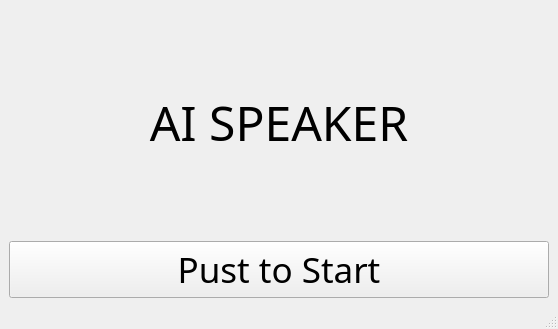
<?xml version="1.0" encoding="UTF-8"?>
<ui version="4.0">
 <class>MainWindow</class>
 <widget class="QMainWindow" name="MainWindow">
  <property name="geometry">
   <rect>
    <x>0</x>
    <y>0</y>
    <width>558</width>
    <height>329</height>
   </rect>
  </property>
  <property name="windowTitle">
   <string>MainWindow</string>
  </property>
  <widget class="QWidget" name="centralwidget">
   <layout class="QVBoxLayout" name="verticalLayout">
    <item>
     <widget class="QLabel" name="label">
      <property name="font">
       <font>
        <family>Adobe Arabic</family>
        <pointsize>36</pointsize>
       </font>
      </property>
      <property name="frameShadow">
       <enum>QFrame::Plain</enum>
      </property>
      <property name="text">
       <string>AI SPEAKER</string>
      </property>
      <property name="alignment">
       <set>Qt::AlignCenter</set>
      </property>
     </widget>
    </item>
    <item>
     <widget class="QPushButton" name="start_button">
      <property name="font">
       <font>
        <family>Adobe Arabic</family>
        <pointsize>26</pointsize>
       </font>
      </property>
      <property name="text">
       <string>Pust to Start</string>
      </property>
     </widget>
    </item>
   </layout>
  </widget>
  <widget class="QStatusBar" name="statusbar"/>
  <widget class="QMenuBar" name="menubar">
   <property name="geometry">
    <rect>
     <x>0</x>
     <y>0</y>
     <width>558</width>
     <height>26</height>
    </rect>
   </property>
  </widget>
 </widget>
 <resources/>
 <connections/>
</ui>
